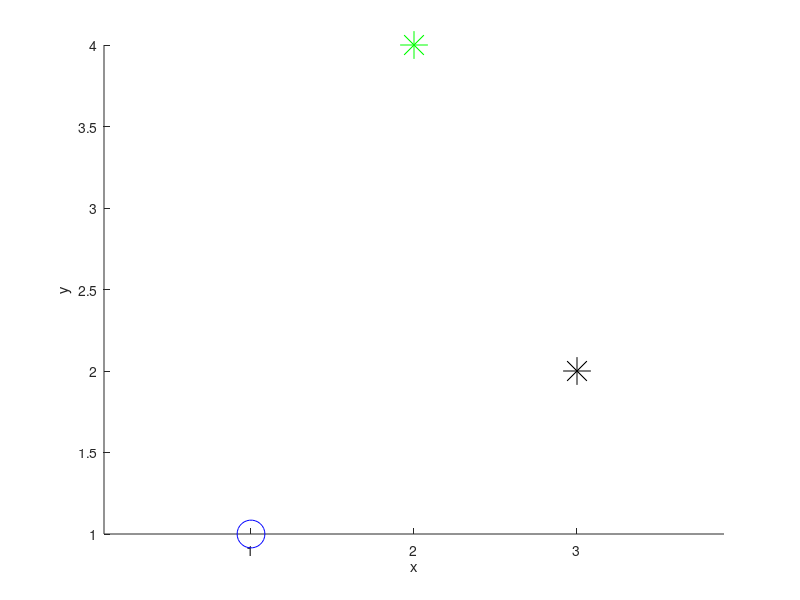
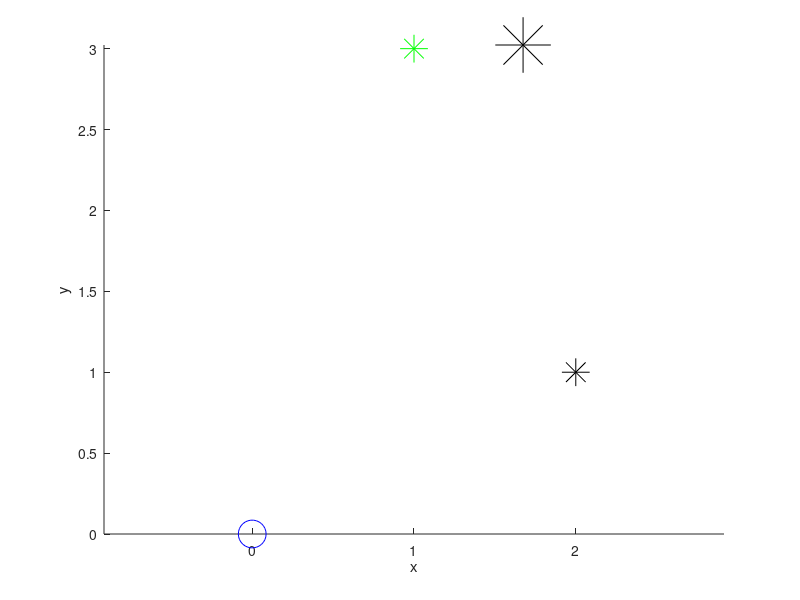
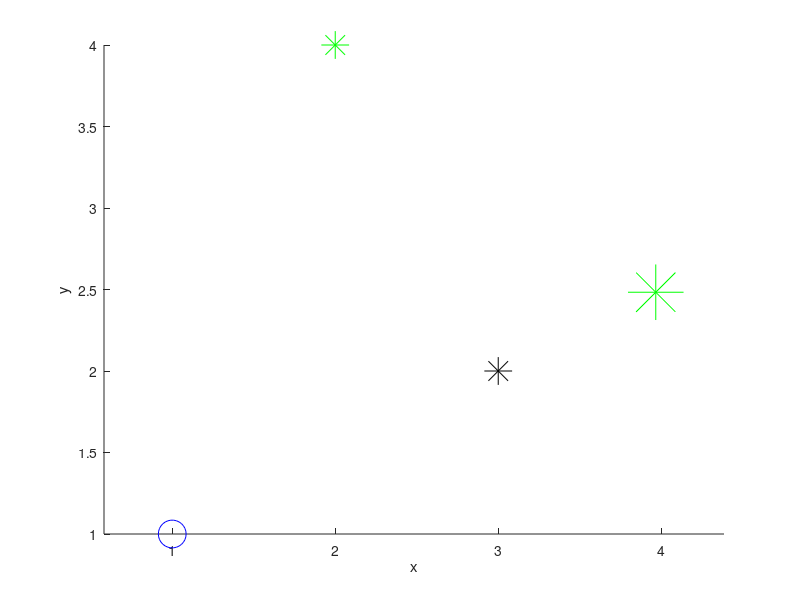

MATLAB code to generate these figures, in order:
clc
clear all
close all

sOrig = [1 1 1];
s = [1 1 1]; % Only works if subject is at origin
p = [3 2 1];
q = [2 4 0];

vp = s - p;
vp = vp/norm(vp);
vq = s - q;
vq = vq/norm(vq);

figure(1)
xlabel('x');
ylabel('y');
zlabel('z');
hold on;
axis equal;
plot3(s(1), s(2), s(3), 'ob', 'MarkerSize', 20);
plot3(p(1), p(2), p(3), '*k', 'MarkerSize', 20);
plot3(q(1), q(2), q(3), '*g', 'MarkerSize', 20);
hold off;

p = p - s;
q = q - s;
s = [0 0 0];

% Now rotate p to q
v = cross(vq, vp);
ssc = [0 -v(3) v(2); v(3) 0 -v(1); -v(2) v(1) 0]
R = eye(3) + ssc + ssc^2*(1-dot(vp,vq))/(norm(v))^2

r = p*R;
r = r/norm(r)
r = r*norm(p);
r = r + sOrig;

% s = sOrig;
% p = p + s;
% q = q + s;

figure(2)
xlabel('x');
ylabel('y');
zlabel('z');
hold on;
axis equal;
plot3(s(1), s(2), s(3), 'ob', 'MarkerSize', 20);
plot3(p(1), p(2), p(3), '*k', 'MarkerSize', 20);
plot3(r(1), r(2), r(3), '*k', 'MarkerSize', 40);
plot3(q(1), q(2), q(3), '*g', 'MarkerSize', 20);
hold off;

% Now rotate q to p
p = p - s;
q = q - s;
s = [0 0 0];

v = cross(vp, vq);
ssc = [0 -v(3) v(2); v(3) 0 -v(1); -v(2) v(1) 0];
R = eye(3) + ssc + ssc^2*(1-dot(vp,vq))/(norm(v))^2;

r = q*R;
r = r/norm(r);
r = r*norm(q);
r = r + sOrig;

s = sOrig;
p = p + s;
q = q + s;

figure(3)
xlabel('x');
ylabel('y');
zlabel('z');
hold on;
axis equal;
plot3(s(1), s(2), s(3), 'ob', 'MarkerSize', 20);
plot3(p(1), p(2), p(3), '*k', 'MarkerSize', 20);
plot3(r(1), r(2), r(3), '*g', 'MarkerSize', 40);
plot3(q(1), q(2), q(3), '*g', 'MarkerSize', 20);
hold off;